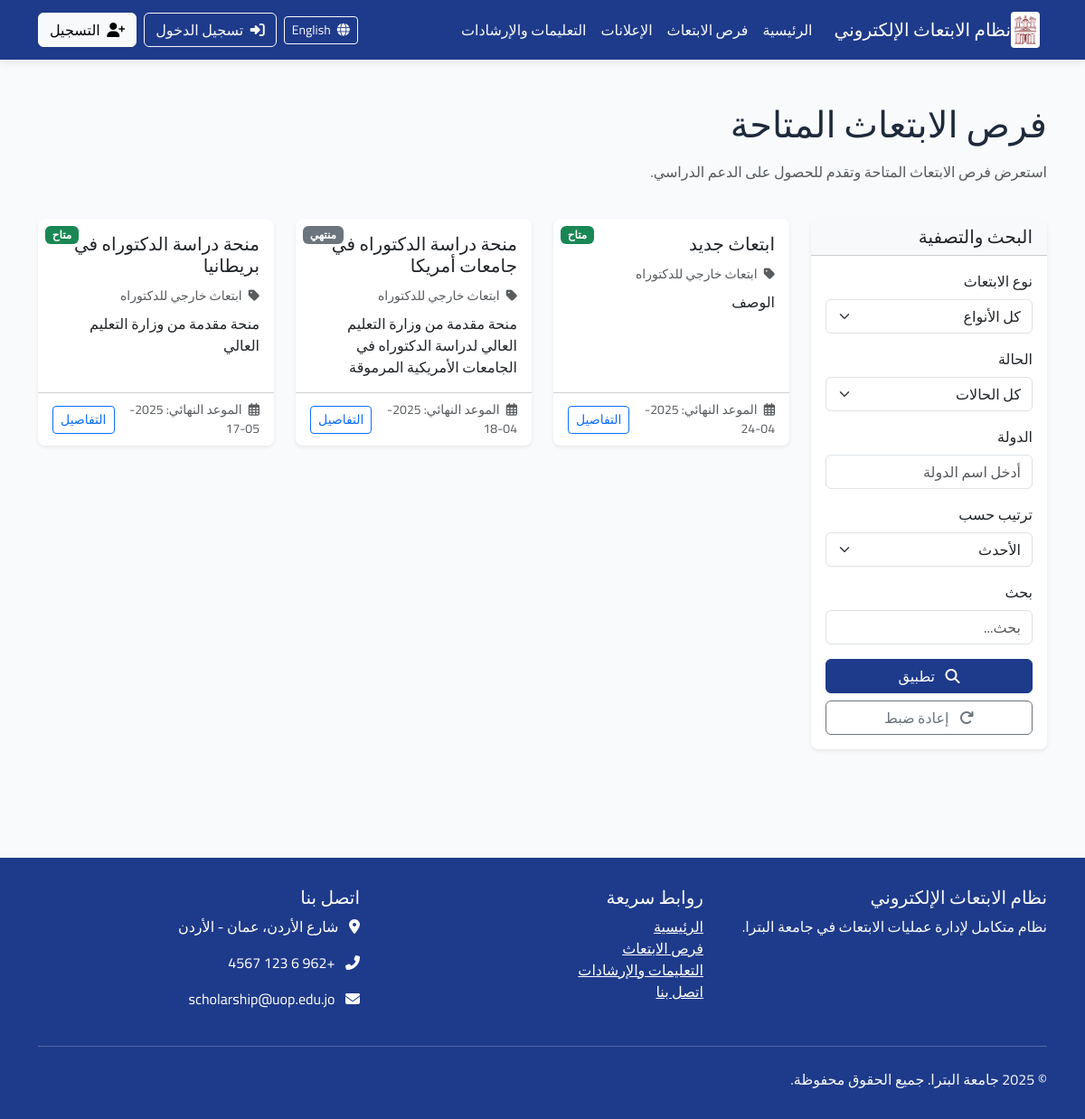
Screenshot of /ar/scholarships/ with the database file from the repository.
### announcements/models.py (models this page shows, shortened)
class Scholarship(models.Model):
    STATUS_CHOICES = (
        ('draft', _('مسودة')),
        ('published', _('منشور')),
        ('closed', _('مغلق')),
    )
    title = models.CharField(_("العنوان"), max_length=200)
    scholarship_type = models.ForeignKey(ScholarshipType, verbose_name=_("نوع الابتعاث"), on_delete=models.CASCADE,
                                         related_name="scholarships")
    description = models.TextField(_("الوصف"))
    requirements = models.TextField(_("المتطلبات"))
    benefits = models.TextField(_("المميزات"), blank=True, null=True)
    countries = models.CharField(_("الدول المتاحة"), max_length=255, blank=True, null=True)
    universities = models.TextField(_("الجامعات المتاحة"), blank=True, null=True)
    deadline = models.DateTimeField(_("الموعد النهائي للتقديم"))
    publication_date = models.DateTimeField(_("تاريخ النشر"), default=timezone.now)
    status = models.CharField(_("الحالة"), max_length=20, choices=STATUS_CHOICES, default='draft')
    max_applicants = models.PositiveIntegerField(_("الحد الأقصى للمتقدمين"), default=0, help_text=_("0 يعني غير محدود"))
    eligibility_criteria = models.TextField(_("معايير الأهلية"), blank=True, null=True)
    application_process = models.TextField(_("عملية التقديم"), blank=True, null=True)
    contact_info = models.TextField(_("معلومات الاتصال"), blank=True, null=True)
    attachment = models.FileField(_("مرفق"), upload_to='scholarship_attachments/', blank=True, null=True)
    created_by = models.ForeignKey(User, verbose_name=_("تم إنشاؤه بواسطة"), on_delete=models.CASCADE,
                                   related_name="created_scholarships")
    updated_at = models.DateTimeField(_("تم التحديث في"), auto_now=True)
    class Meta:
        verbose_name = _("فرصة ابتعاث")
        verbose_name_plural = _("فرص الابتعاث")
        ordering = ['-publication_date']
    @property
    def is_active(self):
        return self.status == 'published' and self.deadline > timezone.now()

class ScholarshipType(models.Model):
    name = models.CharField(_("اسم النوع"), max_length=100)
    description = models.TextField(_("الوصف"), blank=True, null=True)
    class Meta:
        verbose_name = _("نوع الابتعاث")
        verbose_name_plural = _("أنواع الابتعاث")
        ordering = ['name']
    def __str__(self):
        return self.name

### announcements/views.py (the view, shortened to what this page needs)
# urls.py: path('scholarships/', views.scholarship_list, name='scholarship_list'),
def scholarship_list(request):
    scholarships = Scholarship.objects.filter(status='published')
    filter_form = ScholarshipFilterForm(request.GET)
    if filter_form.is_valid():
        data = filter_form.cleaned_data
        if data.get('scholarship_type'):
            scholarships = scholarships.filter(scholarship_type=data['scholarship_type'])
        if data.get('status') == 'active':
            scholarships = scholarships.filter(deadline__gt=timezone.now())
        elif data.get('status') == 'closed':
            scholarships = scholarships.filter(deadline__lte=timezone.now())
        if data.get('country'):
            scholarships = scholarships.filter(countries__icontains=data['country'])
        sort_by = data.get('sort_by', 'newest')
        if sort_by == 'newest':
            scholarships = scholarships.order_by('-publication_date')
        elif sort_by == 'deadline':
            scholarships = scholarships.order_by('deadline')
        elif sort_by == 'title':
            scholarships = scholarships.order_by('title')
    paginator = Paginator(scholarships, 9)  # 9 عناصر في كل صفحة
    page = request.GET.get('page')
    try:
        scholarships_page = paginator.page(page)
    except PageNotAnInteger:
        scholarships_page = paginator.page(1)
    except EmptyPage:
        scholarships_page = paginator.page(paginator.num_pages)
    context = {
        'scholarships': scholarships_page,
        'filter_form': filter_form,
    }
    return render(request, 'announcements/scholarship_list.html', context)

### core/context_processors.py (called while the page is built)
def user_role(request):
    role = 'anonymous'
    if request.user.is_authenticated:
        role = request.user.profile.role
    return {
        'user_role': role
    }

### announcements/templates/announcements/scholarship_list.html (shortened to what this page needs)
{% extends 'base.html' %}
{% load i18n %}
{% load static %}
{% load crispy_forms_tags %}
{% block content %}
<div class="container py-5">
    <div class="row mb-4">
        <div class="col-md-8">
            <h1 class="mb-3">{% trans "فرص الابتعاث المتاحة" %}</h1>
            <p class="text-muted">{% trans "استعرض فرص الابتعاث المتاحة وتقدم للحصول على الدعم الدراسي." %}</p>
        </div>
        <div class="col-md-4 text-end">
        </div>
    </div>
    <div class="row">
        <div class="col-md-3 mb-4">
            <div class="card shadow-sm border-0">
                <div class="card-header bg-light">
                    <h5 class="mb-0">{% trans "البحث والتصفية" %}</h5>
                </div>
                <div class="card-body">
                    <form method="get">
                        {{ filter_form|crispy }}
                        <div class="d-grid gap-2 mt-3">
                            <button type="submit" class="btn btn-primary">
                                <i class="fas fa-search me-2"></i> {% trans "تطبيق" %}
                            </button>
                            <a href="{% url 'announcements:scholarship_list' %}" class="btn btn-outline-secondary">
                                <i class="fas fa-redo me-2"></i> {% trans "إعادة ضبط" %}
                            </a>
                        </div>
                    </form>
                </div>
            </div>
        </div>
        <div class="col-md-9">
            {% if scholarships %}
                <div class="row row-cols-1 row-cols-md-3 g-4">
                    {% for scholarship in scholarships %}
                    <div class="col">
                        <div class="card h-100 shadow-sm border-0">
                            {% if scholarship.is_active %}
                                <div class="badge bg-success position-absolute top-0 end-0 m-2">{% trans "متاح" %}</div>
                            {% else %}
                                <div class="badge bg-secondary position-absolute top-0 end-0 m-2">{% trans "منتهي" %}</div>
                            {% endif %}
                            <div class="card-body">
                                <h5 class="card-title">{{ scholarship.title }}</h5>
                                <p class="card-text text-muted mb-2">
                                    <small>
                                        <i class="fas fa-tag me-1"></i> {{ scholarship.scholarship_type.name }}
                                    </small>
                                </p>
                                <p class="card-text">{{ scholarship.description|truncatewords:20 }}</p>
                            </div>
                            <div class="card-footer bg-transparent">
                                <div class="d-flex justify-content-between align-items-center">
                                    <small class="text-muted">
                                        <i class="far fa-calendar-alt me-1"></i> {% trans "الموعد النهائي:" %} {{ scholarship.deadline|date:"Y-m-d" }}
                                    </small>
                                    <a href="{% url 'announcements:scholarship_detail' scholarship.id %}" class="btn btn-sm btn-outline-primary">
                                        {% trans "التفاصيل" %}
                                    </a>
                                </div>
                            </div>
                        </div>
                    </div>
                    {% endfor %}
                </div>
            {% else %}
                <div class="alert alert-info">
                    <i class="fas fa-info-circle me-2"></i>
                    {% trans "لا توجد فرص ابتعاث متاحة حالياً. يرجى التحقق لاحقاً." %}
                </div>
            {% endif %}
        </div>
    </div>
</div>
{% endblock %}

### static/css/main.css (style rules this page uses)
:root { --primary-color: #1e3a8a; --secondary-color: #10b981; --accent-color: #f59e0b; --light-bg: #f8fafc; --dark-text: #1e293b; --light-text: #f8fafc; }
body { font-family: 'Segoe UI', Tahoma, Geneva, Verdana, sans-serif; background-color: var(--light-bg); color: var(--dark-text); }
.btn-primary { background-color: var(--primary-color); border-color: var(--primary-color); }
.card { border-radius: 8px; overflow: hidden; }

### static/css/rtl.css (style rules this page uses)
body { font-family: 'Cairo', 'Segoe UI', 'Tahoma', 'Arial', sans-serif; direction: rtl; text-align: right; }
.me-2 { margin-right: 0 !important; margin-left: 0.5rem !important; }

### rows the page displays
Scholarship: title "ابتعاث جديد", scholarship_type.name "ابتعاث خارجي للدكتوراه", description "الوصف", deadline "2025-04-24"
Scholarship: title "منحة دراسة الدكتوراه في جامعات أمريكا", scholarship_type.name "ابتعاث خارجي للدكتوراه", description "منحة مقدمة من وزارة التعليم العالي لدراسة الدكتوراه في الجامعات الأمريكية المرموقة", deadline "2025-04-18"
Scholarship: title "منحة دراسة الدكتوراه في بريطانيا", scholarship_type.name "ابتعاث خارجي للدكتوراه", description "منحة مقدمة من وزارة التعليم العالي", deadline "2025-05-17"
